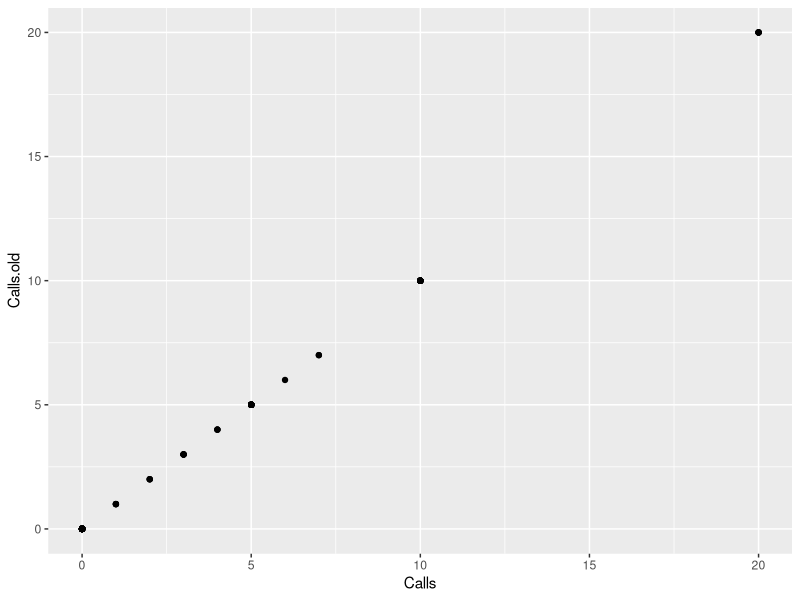
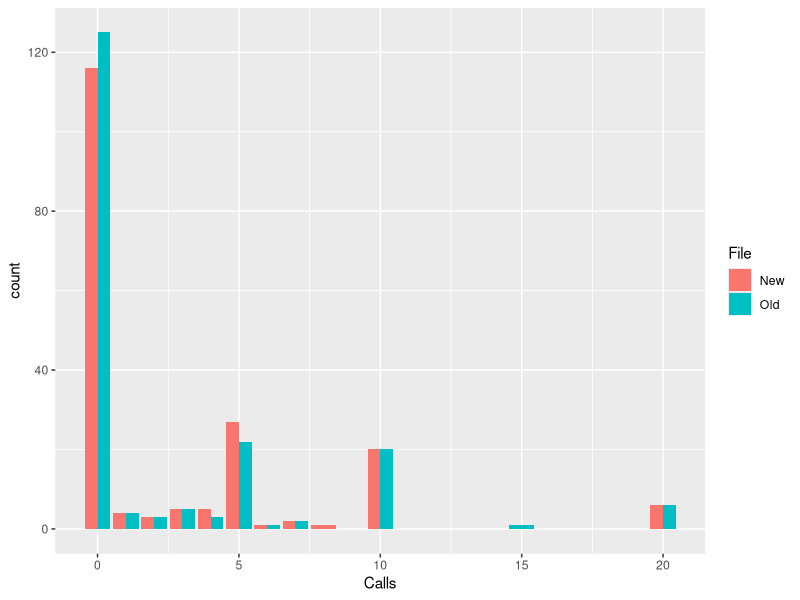
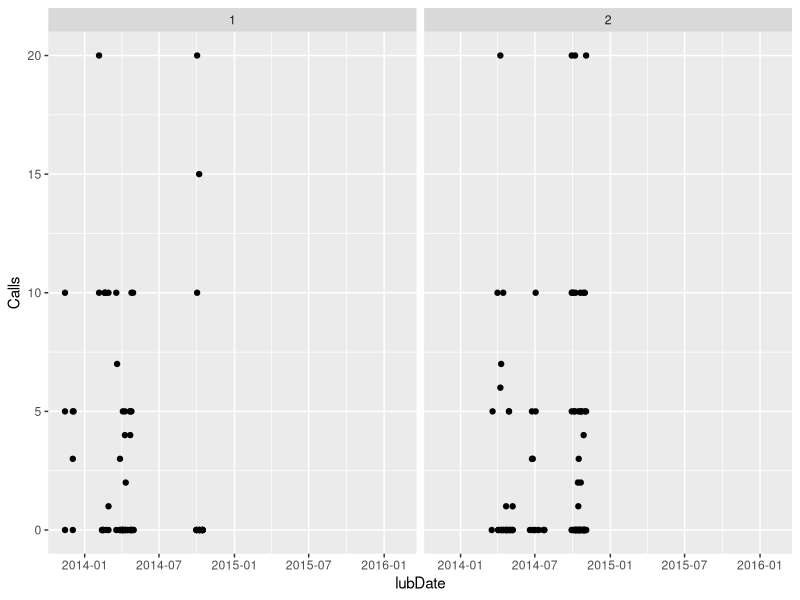
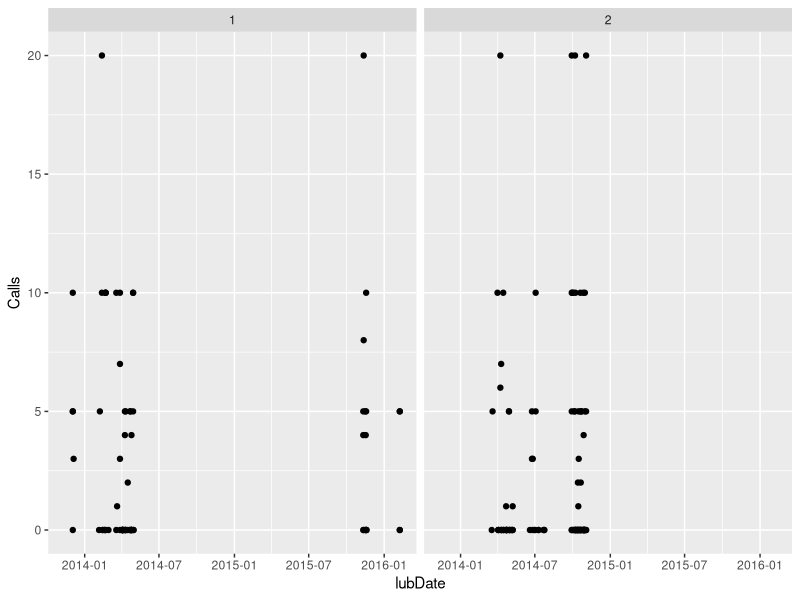

Write R code to recreate these figures, in order.
# How different is the new data from the old data?
library(haven)
library(dplyr)
library(ggplot2)
library(lubridate)

dat.old = read.delim("HeroViolence.txt")
dat.old2 = read.csv("HeroViolenceData - final complete data file.csv", stringsAsFactors = F)
dat.new = read_spss("./partial_datafiles/HeroViolenceData - FS 14 dataAdam.sav")


setdiff(names(dat.old), names(dat.new))
setdiff(names(dat.new), names(dat.old))

# Coerce column names to match
dat.new = dat.new %>% 
  rename(Intercepted = intercepted,
         Location = Location_filter,
         Guilty = Gulty)

dat.old = dat.old %>% 
  mutate(callsyesno = ifelse(Calls > 0, 1, 0)) %>% 
  rename(Guilty = Gulty)

# Each subject has a unique ID this time, which is good,
# but that makes it difficult to match the old data to the new data.
table(dat.old$Subject)
table(dat.new$Subject)

# The number of rows has shrank, rather than grown, despite the additional data collection
nrow(dat.old)
nrow(dat.new)

# Is it that non-intercepted subjects or missing data were preemptively discarded this time?
# apparently not. So why?
dat.old %>% 
  filter(!(is.na(Calls)), Intercepted == 1) %>% 
  nrow() # old: 191 valid observations

dat.new %>% 
  filter(!(is.na(Calls)), Intercepted == 1) %>% 
  nrow() # new: 189 valid observations

# are they indeed identical for rows 1-185?
dat1 <- dat.new[1:185, ]
dat2 <- dat.old[1:185, ]
names(dat2) <- paste0(names(dat2), ".old")
cbind(dat1, dat2) %>% 
  ggplot(aes(x = Calls, y = Calls.old)) +
  geom_point()

# Where are these subjects going?
table(dat.old$Calls)
table(dat.new$Calls)

dat.old$File = "Old"
dat.new$File = "New"

dat.old.small = select(dat.old, -Date)
dat.new.small = select(dat.new, -Date)

bind_rows(dat.old.small, dat.new.small) %>% 
  ggplot(aes(x = Calls, fill = File)) +
  geom_bar(stat = "count", position = "dodge")

# 31 CMU participants were excluded, 19 added?
dat.old <- mutate(dat.old, lubDate = mdy(Date)) # 2 NAs failed to parse
dat.new <- mutate(dat.new, lubDate = as_date(Date))

# Exclusion of 30 participants
filter(dat.old, 
       Location == 1, # CMU
       lubDate %within% (mdy("9/30/2014") %--% mdy("10/16/2014"))) %>% 
       nrow()

# Addition of 19 new subjects
filter(dat.new,
       Location == 1, 
       lubDate %within% (mdy("8/1/2015") %--% mdy("5/1/2016"))) %>% 
  nrow()

filter(dat.old, !is.na(Location)) %>% 
  ggplot(aes(x = lubDate, y = Calls)) +
  geom_point() +
  facet_wrap(~Location) +
  scale_x_date(limits = c(min(dat.old$lubDate, na.rm = T), max(dat.new$lubDate, na.rm = T)))

dat.new %>% 
  ggplot(aes(x = lubDate, y = Calls)) +
  geom_point() +
  facet_wrap(~Location) +
  scale_x_date(limits = c(min(dat.old$lubDate, na.rm = T), max(dat.new$lubDate, na.rm = T)))

# accounting

